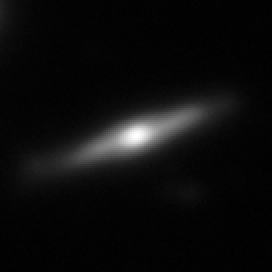
#> input picture datasci-2/notebooks/data/260_z0.132621.png, 136 x 136 px (shown 2 times larger)
$ jupyter execute --allow-errors problems.ipynb
#> lines starting #> are read from the running program, lines starting #| are printed output that depends on the picture
# Data science in Python - I. - Problems in data science

## Glossary

<p style="font-size:16px;">
Data science primarily deals with datasets (surpire-surpire). There are some related terms that are used extensively in any topic related to this field of science. It is advised to be familiar with all of them before venturing into this vast field. Below is a short list of the most important terms. A short description is also attached to all of them.
</p>

<ul style="font-size:16px;">
<li><b>Dataset (<i>hu: adathalmaz</i>)</b>: An ensemble of datapoints. Denoted by upper case <code>X</code> by convention. Datasets can be (and most of the time is) multidimensional, which means the <code>x</code> (lower case) datapoints consist of more, than one components. In this case, datapoints can be considered to be "vectors", or at least a list of continuous/discrete/non-numeric values. It is also a common convention that in a table, rows denote the individual datapoints, while columns denote the different dimensions/components of datapoints.</li>

<li><b>Labels (<i>hu: címke</i>)</b>: Some datasets are not solely consists of the datapoints themeselves, but corresponding <b>labels</b> too. In normal cicumstances, every <code>x</code> datapoint has a corresponding <code>y</code> value. The list of labels are denoted by lower case <code>y</code> by convention.</li>

<li><b>Features (<i>no hu translation</i>)</b>: Another name for the different dimensions of an <code>X</code> dataset. This is the term that is primarily used for dataset dimensions in data science. In practice, most of the "features" represent an actual, measurable quantity.</li>

<li><b>Class (<i>hu: osztály</i>)</b>: In classifications problems, labels are discrete, which represent that every datapoint can be "classified" into a specific subset of the dataset. The interpretation of subsets can be arbitrary. They could simply represent "bins" or "intervals", in which the labels are "binned to" by value. Or they could be more meaningful. Eg. if the datapoints are images, labels could represent, whether there is a dog or a cat on the image.</li>

<li><b>Model (<i>same in magyar with double 'L'</i>)</b>: A "model" in data science has obviously a very similar meaning as in other fields of science. It means to represent some underlying connection between datapoins or between datapoints and labels in a dataset. In the context of modern data science, "model" represent an arbitrary mathematical operator or sequence of operators, that maps the <code>X</code> dataset to corresponding <code>y</code> values.</li>

<li><b>Training/Learning (<i>hu: tanulás/tanítás</i>)</b>: This is just a fancy and generalized way of saying "fitting data on a model". In numerous cases "fitting data" is not just a simple curve fitting, but a much more complex process that is harder to interpret. Also most machine learning methods work in a way, where they're optimizing model parameters during an iterative process. This can be well described by the terms "training" and "learning". Models are essentially "trained" over iterations, as they're "learning" the underlying correlation in the dataset.</li>

<li><b>Supervised vs. unsupervised learning (<i>hu: felügyelt-/felügyelet nélküli tanítás/tanulás</i>)</b> : It means whether we're using data with or without labels. If labels are attached to a dataset during training/learning, we're speaking about <b>supervised learning</b>, while if no labels are attached to our dataset, we're speaking about <b>unsupervised learning</b>.</li>
</ul>

# Types of problems

Overwhelming majority of the problems in data science can be classified into 3 groups: regression, classification and clustering.

<p style="text-align:center; font-size:24px;">
  <b>Fig. 1. The three pillars of data science</b>
</p>
<p style="text-align:center; font-size:12px;">
  <b>Source: <a href="https://www.researchgate.net/figure/The-three-pillars-of-learning-in-data-science-clustering-flat-or-hierarchical_fig1_314626729">https://www.researchgate.net/figure/The-three-pillars-of-learning-in-data-science-clustering-flat-or-hierarchical_fig1_314626729</a></b>
</p>

[cell 1]
import numpy as np
import scipy as sp
import pandas as pd

import seaborn as sns
import matplotlib.cm as cm
import matplotlib.pyplot as plt

# Scikit-learn, tensorflow, torch, etc.
#import torch
#import tensorflow as tf

from sklearn.datasets import make_regression, make_classification, \
                             make_blobs, make_moons, make_circles
# ...
# ...

## 1. Regression

<p style="text-align:center; font-size:20px;">
  <b>Data and label -> Model -> Continuous value</b>
</p>

### Data

[cell 2]
X, y = make_regression(
    n_samples=1000,
    n_features=100,
    n_informative=10,
    n_targets=1,
    random_state=57
)

[cell 3]
pd.DataFrame(X)

### Labels

[cell 4]
fig, ax = plt.subplots(figsize=(24, 5))
ax.grid(True, ls='--', alpha=0.6)

ax.plot(y, lw=2)

ax.set_title("y values",
             fontsize=20, fontweight='bold')

plt.show()
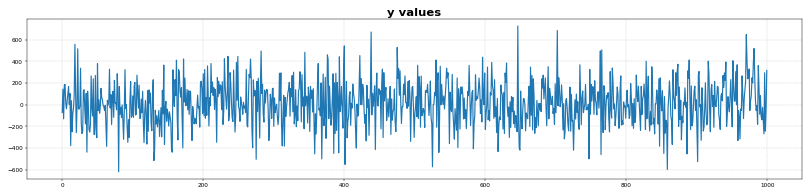
#> figure drawn by matplotlib, 1 panel; curve peaks at x = 646, y = 726.3

## 2. Classification

<p style="text-align:center; font-size:20px;">
  <b>Data and label -> Model -> Discrete value</b>
</p>

### Data

[cell 5]
X, y = make_classification(
    n_samples=1000,
    n_features=100,
    n_informative=10,
    n_redundant=0,
    n_classes=3
)

[cell 6]
pd.DataFrame(X)

### Labels

[cell 7]
s = ''
for i in y: s += f'{i} '
print(s)

[cell 8]
fig, ax = plt.subplots(figsize=(24, 5))
ax.grid(True, ls='--', alpha=0.6)

ax.barh(*np.unique(y, return_counts=True), height=0.7,
        color=cm.tab10(np.unique(y)))

ax.set_yticks(np.unique(y))
ax.set_yticklabels(np.unique(y))

ax.tick_params(axis='both', which='major', labelsize=16)

plt.show()
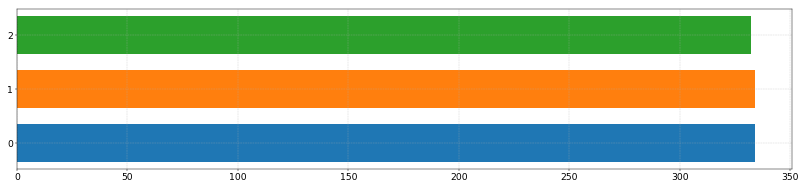
#> figure drawn by matplotlib, 1 panel

## 3. Clustering

<p style="text-align:center; font-size:20px;">
  <b>Only data -> Model -> Discrete value</b>
</p>

### Data

[cell 9]
N = 1500
# Create a dummy dataset of blobs
Xb, yb = make_blobs(
    n_samples=N,    # Number of points in the dataset
    n_features=2,   # Dimension of the dataset (Here it's a 2D dataset)
    centers=3,      # Number of blobs to create
    cluster_std=[1.0, 2.5, 0.5],
    center_box=(-10, 10),
    random_state=57
)

# Create a dummy dataset of circles
Xc, yc = make_circles(
    n_samples=N,    # Number of points in the dataset
    noise=0.05,
    factor=0.6,
    random_state=57
)

# Create a dummy dataset of moons
Xm, ym = make_moons(
    n_samples=N,    # Number of points in the dataset
    noise=0.05,
    random_state=57
)

[cell 10]
# Visualize them
nr, nc = 1, 3
fig, axes = plt.subplots(nrows=nr, ncols=nc, figsize=(8*nc, 8*nr))

Xi = (Xb, Xc, Xm)
yi = (yb, yc, ym)
for X, y, ax in zip(Xi, yi, axes.flat):
  ax.grid(True, ls='--', alpha=0.6)

  X = X - np.mean(X)
  ax.scatter(*X.T, c=y)

  lim = 1.1 * np.max(np.abs(X))
  ax.set_xlim(-lim, lim)
  ax.set_ylim(-lim, lim)

plt.show()
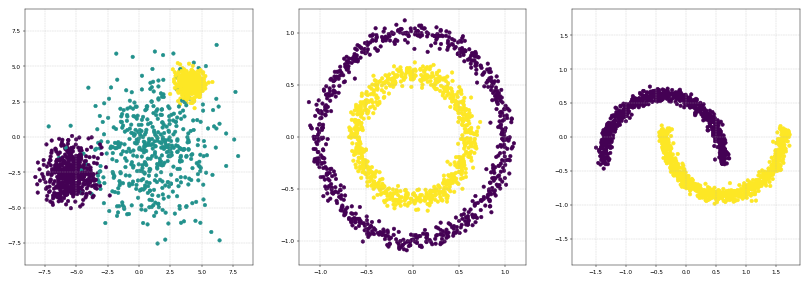
#> figure drawn by matplotlib, 3 panels

### Let's have a look at the first one...

[cell 11]
# Create a dummy dataset of blobs
Xb, yb = make_blobs(
    n_samples=1000,  # Number of points in the dataset
    n_features=100,  # Dimension of the dataset (Here it's 100D)
    centers=3,       # Number of blobs to create
    cluster_std=1.5,
    center_box=(-10, 10),
    random_state=57
)

[cell 12]
pd.DataFrame(Xb)

### Labels

[cell 13]
s = ''
for i in yb: s += f'{i} '
print(s)

## Examples

### Image processing

If we consider images as **datapoints** (**rows**) in a dataset, then pixels of images can be considered as individual *features* (*columns*) of this dataset.

#### Subaru Telescope images with spectro-Z data from SDSS

[cell 14]
f = "260_z0.132621.png"
img = plt.imread(f'./data/{f}')[:,:,0]
#> img: shape (136, 136) float32; min 0, max 1, mean 0.048

fig, ax = plt.subplots(figsize=(10, 10),
                       facecolor='black')
ax.axis('off')
ax.imshow(img, cmap="Greys_r")
plt.show()
print(f"{img.shape = }")
#| img.shape = (136, 136)
print(f"num of pixels = {img.size}")
#| num of pixels = 18496
print(f"Redshift is z = {f.split('z')[-1].split('.png')[0]}")

#### Now let's imagine a whole dataset of images like this...

[cell 15]
import os

[cell 16]
DDIR = '/home/masterdesky/data/Subaru/'
#> (the rest of this cell did not finish here and is left out)

[cell 17]
X

#### CAMELS cosmological simulation dataset

#> (a cell that did not finish here is left out)

[cell 19]
X

#> (a cell that did not finish here is left out)

### Mixed dataset

Data of 891 Titanic passengers.

#> (a cell that did not finish here is left out)

[cell 22]
X

[cell 23]
fig, ax = plt.subplots(figsize=(24, 24))#, facecolor='black')

# Determine the image extent and axis limits for dear Mr. Matplotlib
#> (the rest of this cell did not finish here and is left out)

**This dataset needs some preprocessing!**

### A completely different type of problem

[cell 24]
fasta = "MAAHKGAEHHHKAAEHHEQAAKHHHAAAEHHEKGEHEQAAHHADTAYAHHKHAEEHAAQAAKHDAEHHAPKPH"
print(fasta)

</img>

# How to approach and handle a problem in data science?

Most of the problems should be approached and treated similarly by following these simple steps:
- Step 1.: Preprocess the dataset for analysis
- Step 2.: Find, tune and fit a model or models on the preprocessed dataset
- Step 3.: Make predictions using the trained model and evaluate and interpret the results

</img>

# Preprocessing

A lot of beginner machine learning/data science guide for specific datasets will tell you to work with the data in a very specific way without actually telling you **why** should you do it **that** way? Why *scaling* the data is necessary? Why should you use *hot encoding*? What else can be done about missing data entries besides simply dropping them?

## 1.0. Every preprocessing starts with data exploration

### Why?

#> (a cell that did not finish here is left out)

[cell 26]
nr, nc = 2, 2
fig, axes = plt.subplots(nr, nc, figsize=(8*nc, 6*nr))
fig.subplots_adjust(hspace=0.1, wspace=0.1)

sc = 10
#> (the rest of this cell did not finish here and is left out)

#### 1.0.1. Looking at the data

#> (a cell that did not finish here is left out)

[cell 28]
X

### 1.0.2. Exploring missing datapoints

#> (a cell that did not finish here is left out)

[cell 30]
fig, ax = plt.subplots(figsize=(24, 24))#, facecolor='black')

# Determine the image extent and axis limits for dear Mr. Matplotlib
#> (the rest of this cell did not finish here and is left out)

### 1.0.3. Exploring datatypes in the dataset

Object? Int? Float? Other?

#> (a cell that did not finish here is left out)

### 1.0.4. Exploring distribution of feature values

Explore a randomly generated classification dataset with 2 distinct classes and 8 features.

[cell 32]
X, y = make_classification(
    n_samples=200,
    n_features=8,
    n_informative=4,
    n_redundant=2,
    n_repeated=0,
    n_classes=2,
    n_clusters_per_class=2,
    random_state=0,
)
X = pd.DataFrame(X)

[cell 33]
X

[cell 34]
nc, nr = 8, 1
fig, axes = plt.subplots(nr, nc, figsize=(6*nc, 5*nr))

mask = np.bool_(y)
data = [X[mask], X[~mask]]
cmap = [cm.Reds, cm.Blues]
labl = ['Class 0', 'Class 1']
for d, c, l in zip(data, cmap, labl):
  for i, ax in enumerate(axes.flat):
    ax.grid(True, ls='--', alpha=0.6)

    # Convention for plotting numpy.histogram results
    hist, bins = np.histogram(d.values[:, i], bins=20, density=True)
    width = 0.8 * (bins[1] - bins[0])
    center = (bins[:-1] + bins[1:]) / 2
    ax.bar(center, hist, width=width, label=l,
           color=c(0.6), alpha=0.6)

    ax.set_title(f"Feature {i}", fontsize=12, fontweight='bold')
    ax.legend(loc='upper left', fontsize=16)

plt.show()
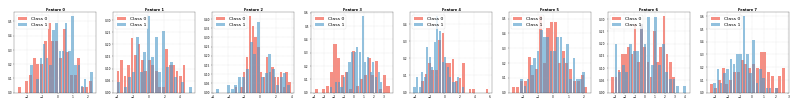
#> figure drawn by matplotlib, 8 panels; panel 1: tallest bar 0.486 high, from x = -0.651 to -0.455; panel 1: tallest bar 0.537 high, from x = 0.893 to 1.06; panel 2: tallest bar 0.226 high, from x = -2.25 to -1.9; panel 2: tallest bar 0.318 high, from x = -0.17 to 0.211

### 1.0.5. Exploring the correlation of features

[cell 35]
X, y = make_classification(
    n_samples=100,    # Number of points in the data set
    n_features=6,     # Number of features in the data set
    n_informative=4,
    n_redundant=2,
    n_repeated=0,
    n_classes=2,
    n_clusters_per_class=2,
    random_state=0,
)

[cell 36]
pd.DataFrame(X)

[cell 37]
sns.pairplot(
  pd.DataFrame(X),
  kind='scatter',
  diag_kind='kde'
)

plt.show()
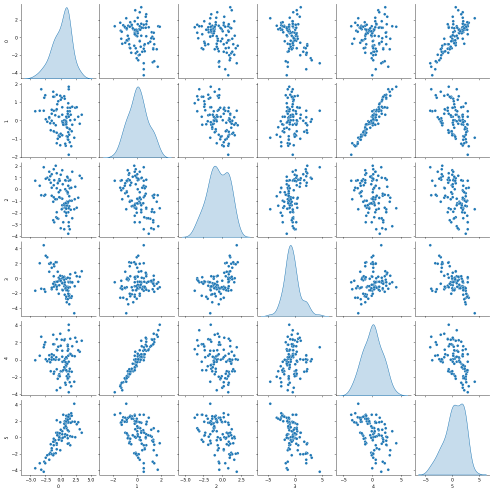
#> figure drawn by matplotlib, 36 panels
